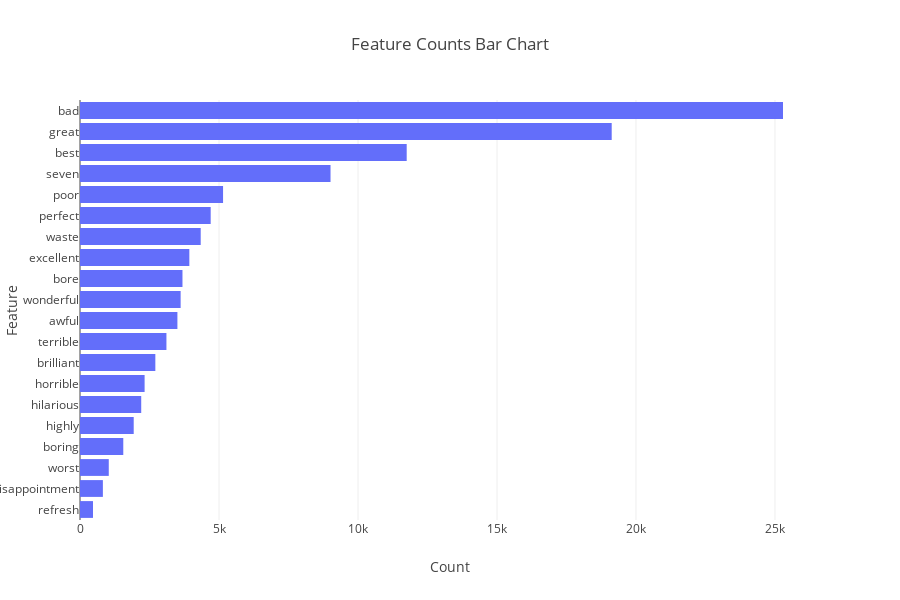

The cell this chart's notebook holds for it:
### Code cell
count_df = pd.DataFrame(list(feature_counts.items()), columns=['feature', 'count'])
count_df = count_df.sort_values('count', ascending=True)

fig = px.bar(
    count_df,
    x='count',
    y='feature',
    orientation='h',
    color_discrete_sequence=px.colors.qualitative.Plotly,
    title='Feature Counts Bar Chart',
    height=600
)
fig.update_layout(
    yaxis_title='Feature',
    xaxis_title='Count',
)
fig.show()

### Figure 1 — Plotly figure (JSON) as saved in the notebook; plotly's stock layout.template omitted (floating-point values rounded to 4 significant figures)
{"data": [{"hovertemplate": "count=%{x}<br>feature=%{y}<extra></extra>", "legendgroup": "", "marker": {"color": "#636EFA", "pattern": {"shape": ""}}, "name": "", "orientation": "h", "showlegend": false, "textposition": "auto", "type": "bar", "x": [467, 823, 1035, 1557, 1932, 2202, 2324, 2710, 3109, 3504, 3620, 3686, 3933, 4342, 4701, 5146, 9012, 11752, 19126, 25288], "xaxis": "x", "y": ["refresh", "disappointment", "worst", "boring", "highly", "hilarious", "horrible", "brilliant", "terrible", "awful", "wonderful", "bore", "excellent", "waste", "perfect", "poor", "seven", "best", "great", "bad"], "yaxis": "y"}], "layout": {"barmode": "relative", "height": 600, "legend": {"tracegroupgap": 0}, "title": {"text": "Feature Counts Bar Chart"}, "xaxis": {"anchor": "y", "domain": [0, 1], "title": {"text": "Count"}}, "yaxis": {"anchor": "x", "domain": [0, 1], "title": {"text": "Feature"}}}}
